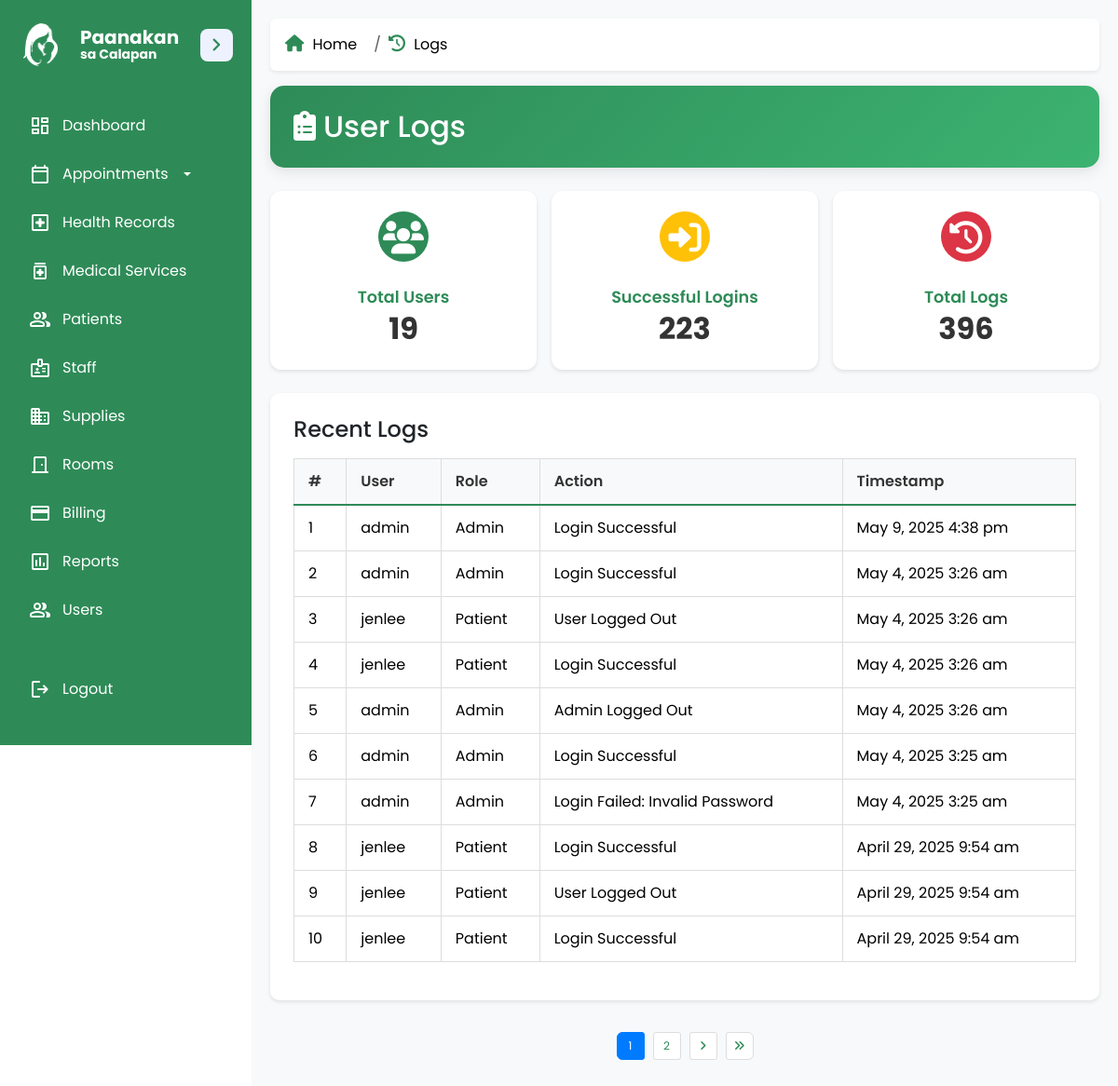
Screenshot of /admin/logs.php (signed in) with the database file from the repository.
### tables this page shows
CREATE TABLE `logs` (
  `log_id` int(11) NOT NULL,
  `user_id` int(11) DEFAULT NULL,
  `action` text NOT NULL,
  `timestamp` timestamp NOT NULL DEFAULT current_timestamp()
);

CREATE TABLE `users` (
  `user_id` int(11) NOT NULL,
  `username` varchar(100) NOT NULL,
  `email` varchar(150) NOT NULL,
  `password` varchar(255) NOT NULL,
  `contact_number` varchar(15) NOT NULL,
  `role` enum('Admin','Midwife','Patient') NOT NULL DEFAULT 'Patient',
  `created_at` timestamp NOT NULL DEFAULT current_timestamp()
);

### admin/logs.php (the view, shortened to what this page needs)
<?php
$con = connection();
$con->setAttribute(PDO::ATTR_DEFAULT_FETCH_MODE, PDO::FETCH_ASSOC);
$limit = 10;
$page = isset($_GET['page']) ? (int)$_GET['page'] : 1;
$offset = ($page - 1) * $limit;
$totalLogsQuery = "SELECT COUNT(*) AS total FROM logs";
$totalLogsResult = $con->query($totalLogsQuery)->fetch();
$totalLogs = $totalLogsResult['total'];
$totalPages = ceil($totalLogs / $limit);
$logsQuery = "
    SELECT l.log_id, l.user_id, u.username, u.role, l.action, l.timestamp
    FROM logs l
    LEFT JOIN users u ON l.user_id = u.user_id
    ORDER BY l.timestamp DESC
    LIMIT :limit OFFSET :offset
";
$logsStmt = $con->prepare($logsQuery);
$logsStmt->bindParam(':limit', $limit, PDO::PARAM_INT);
$logsStmt->bindParam(':offset', $offset, PDO::PARAM_INT);
$logsStmt->execute();
$logs = $logsStmt->fetchAll();
?>
<!DOCTYPE html>
<html lang="en">
<head>
    <link href="https://cdn.jsdelivr.net/npm/bootstrap@5.3.3/dist/css/bootstrap.min.css" rel="stylesheet">
    <link rel="stylesheet" href="../css/sidebar.css">
    <link rel="stylesheet" href="../css/components.css">
    <link rel="stylesheet" href="../css/logs.css">
    <link href="https://cdnjs.cloudflare.com/ajax/libs/font-awesome/6.4.0/css/all.min.css" rel="stylesheet">
</head>
<body>
    <div class="dashboard-container">
        <?php include '../sidebar.php'; ?>
        <main class="dashboard-main-content">
            <?php include '../admin/breadcrumb.php'; ?>
            <div class="page-header">
                <div class="row align-items-center">
                    <div class="col-md-6">
                        <h2 class="mb-0">
                            <i class="fas fa-clipboard-list me-2"></i>User Logs
                        </h2>
                    </div>
                </div>
            </div>
            <div class="row g-3 summary-cards-row">
                <div class="col-lg-4 col-md-6 col-sm-12">
                    <div class="summary-card users">
                        <div class="icon-container">
                            <i class="fas fa-users"></i>
                        </div>
                        <div class="text-container">
                            <h5>Total Users</h5>
                            <div class="h2">
                                <?php
                                $totalUsersQuery = "SELECT COUNT(*) AS count FROM users";
                                $totalUsers = $con->query($totalUsersQuery)->fetch()['count'];
                                echo $totalUsers;
                                ?>
                            </div>
                        </div>
                    </div>
                </div>
                <div class="col-lg-4 col-md-6 col-sm-12">
                    <div class="summary-card logins">
                        <div class="icon-container">
                            <i class="fas fa-sign-in-alt"></i>
                        </div>
                        <div class="text-container">
                            <h5>Successful Logins</h5>
                            <div class="h2">
                                <?php
                                $successfulLoginsQuery = "SELECT COUNT(*) AS count FROM logs WHERE action = 'Login Successful'";
                                $successfulLogins = $con->query($successfulLoginsQuery)->fetch()['count'];
                                echo $successfulLogins;
                                ?>
                            </div>
                        </div>
                    </div>
                </div>
                <div class="col-lg-4 col-md-6 col-sm-12">
                    <div class="summary-card logs">
                        <div class="icon-container">
                            <i class="fas fa-history"></i>
                        </div>
                        <div class="text-container">
                            <h5>Total Logs</h5>
                            <div class="h2"><?php echo $totalLogs; ?></div>
                        </div>
                    </div>
                </div>
            </div>
            <div class="table-container">
                <h4 class="mb-3">Recent Logs</h4>
                <table class="table table-hover w-100">
                    <thead>
                        <tr>
                            <th>#</th>
                            <th>User</th>
                            <th>Role</th>
                            <th>Action</th>
                            <th>Timestamp</th>
                        </tr>
                    </thead>
                    <tbody>
                        <?php if (!empty($logs)): ?>
                            <?php $counter = 1; ?>
                            <?php foreach ($logs as $log): ?>
                                <tr>
                                    <td><?= $counter++ ?></td>
                                    <td><?= htmlspecialchars($log['username'] ?? 'Guest') ?></td>
                                    <td><?= htmlspecialchars($log['role'] ?? 'N/A') ?></td>
                                    <td><?= htmlspecialchars($log['action']) ?></td>
                                    <td><?= (new DateTime($log['timestamp']))->format('F j, Y g:i a') ?></td>
                                </tr>
                            <?php endforeach; ?>
                        <?php endif; ?>
                    </tbody>
                </table>
            </div>
            <nav>
                <ul class="pagination justify-content-center mt-4">
                    <?php
                    $startPage = max(1, $page - 1);
                    $endPage = min($totalPages, $page + 1);
                    for ($i = $startPage; $i <= $endPage; $i++): ?>
                        <li class="page-item <?= ($i === $page) ? 'active' : '' ?>">
                            <a class="page-link" href="?page=<?= $i ?>"><?= $i ?></a>
                        </li>
                    <?php endfor; ?>
                    <?php if ($page < $totalPages): ?>
                        <li class="page-item">
                            <a class="page-link" href="?page=<?= $page + 1 ?>" aria-label="Next">
                                <i class="fas fa-angle-right"></i>
                            </a>
                        </li>
                    <?php endif; ?>
                    <?php if ($page < $totalPages): ?>
                        <li class="page-item">
                            <a class="page-link" href="?page=<?= $totalPages ?>" aria-label="End">
                                <i class="fas fa-angle-double-right"></i>
                            </a>
                        </li>
                    <?php endif; ?>
                </ul>
            </nav>
        </main>
    </div>
</body>
</html>

### css/sidebar.css (style rules this page uses)
* { margin: 0; padding: 0; box-sizing: border-box; font-family: "Poppins", sans-serif; }
body { min-height: 100vh; background: rgb(255, 255, 255); }
.dashboard-main-content { margin-left: 270px; transition: margin-left 0.4s ease-in-out; }

### css/components.css (style rules this page uses)
.dashboard-main-content { margin-left: 270px; padding: 20px; transition: margin-left 0.4s ease-in-out; }
.table-container { border-radius: 8px; box-shadow: 0px 4px 6px rgba(0, 0, 0, 0.1); overflow: hidden; background-color: #ffffff; padding: 20px; margin-top: 20px; }
.table-container table { width: 100%; border-collapse: collapse; border: 1px solid #ddd; }
.table-container thead { background-color: #f8f9fa; color: #333; font-weight: bold; border-bottom: 2px solid #ddd; }
.table-container tbody tr { border-bottom: 1px solid #ddd; transition: background-color 0.3s ease; }
.table-container th, .table-container td { padding: 12px 15px; text-align: left; vertical-align: middle; border-right: 1px solid #ddd; }
.table-container th:last-child, .table-container td:last-child { border-right: none; }
.table-container tbody tr:last-child td { border-bottom: none; }
.pagination { font-size: 12px; padding: 0; margin: 0; }
.pagination .page-item { margin: 0 2px; }
.pagination .page-link { display: flex; align-items: center; justify-content: center; width: 30px; height: 30px; font-size: 12px; padding: 0; border-radius: 3px; border: 1px solid #ddd; color: #2E8B57; transition: background-color 0.2s ease, color 0.2s ease; }
.pagination .page-item.active .page-link { background-color: #2E8B57; color: #ffffff; border-color: #2E8B57; }
.table-container { margin-bottom: 20px; }
.dashboard-container { max-width: 100%; overflow-x: hidden; margin: 0 auto; }
html, body { overflow-x: hidden; overflow-y: auto; margin: 0; padding: 0; width: 100%; height: 100%; }

### css/logs.css (style rules this page uses)
.summary-card { display: flex; flex-direction: column; justify-content: center; align-items: center; background: #ffffff; border-radius: 8px; box-shadow: 0px 4px 6px rgba(0, 0, 0, 0.1); padding: 15px; text-align: center; transition: transform 0.2s ease-in-out; }
.summary-card h5 { font-size: 18px; font-weight: bold; margin-top: 10px; color: #333; }
.table-container { width: 100%; background: #ffffff; border-radius: 8px; box-shadow: 0px 4px 6px rgba(0, 0, 0, 0.1); overflow-x: auto; padding: 15px; margin-top: 20px; }
.table-container table { width: 100%; border-collapse: collapse; }
.table-container th, .table-container td { padding: 12px 15px; text-align: left; border-bottom: 1px solid #ddd; }
.table-container th { background-color: #f8f9fa; font-weight: bold; color: #333; }
.pagination { display: flex; justify-content: center; padding: 10px 0; }
.pagination .page-item { margin: 0 5px; }
.pagination .page-item.active .page-link { background-color: #007bff; border-color: #007bff; color: #fff; }

### rows the page displays
logs: user.username "admin", user.role "Admin", action "Login Successful", timestamp "May 9, 2025 4:38 pm"
logs: user.username "admin", user.role "Admin", action "Login Successful", timestamp "May 4, 2025 3:26 am"
logs: user.username "jenlee", user.role "Patient", action "User Logged Out", timestamp "May 4, 2025 3:26 am"
logs: user.username "jenlee", user.role "Patient", action "Login Successful", timestamp "May 4, 2025 3:26 am"
logs: user.username "admin", user.role "Admin", action "Admin Logged Out", timestamp "May 4, 2025 3:26 am"
logs: user.username "admin", user.role "Admin", action "Login Successful", timestamp "May 4, 2025 3:25 am"
logs: user.username "admin", user.role "Admin", action "Login Failed: Invalid Password", timestamp "May 4, 2025 3:25 am"
logs: user.username "jenlee", user.role "Patient", action "Login Successful", timestamp "April 29, 2025 9:54 am"
logs: user.username "jenlee", user.role "Patient", action "User Logged Out", timestamp "April 29, 2025 9:54 am"
logs: user.username "jenlee", user.role "Patient", action "Login Successful", timestamp "April 29, 2025 9:54 am"

### other values shown
$name "Home"
$name "Logs"
$totalUsers "19"
$successfulLogins "223"
$totalLogs "396"
